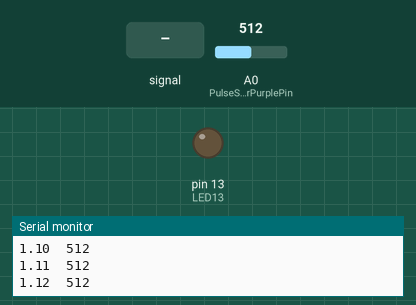
Bench run of a sketch on a simulated Arduino Uno, built with avr-gcc and run on an emulated ATmega328P. On the bench: output pins drawn as LEDs (lit = HIGH), the last lines printed to the serial monitor. Dashed ring = blinking. Inputs (shaded band) come from the test bench; at power-on: A0 (PulseSensorPurplePin) = 512.

Above: at 1.2 s.
1.3 s: A0 (PulseSensorPurplePin) fed a 200 Hz sine of ±81 counts around its level
At 1.64 s:
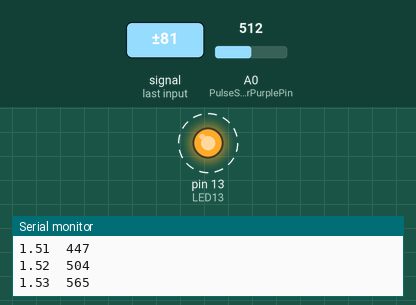
4.3 s: A0 (PulseSensorPurplePin) set to 530
7.3 s: A0 (PulseSensorPurplePin) set to 507
At 8.5 s:
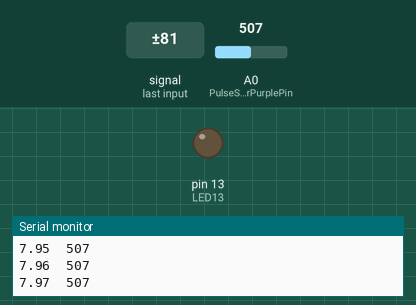
8.8 s: A0 (PulseSensorPurplePin) set to 716
At 9.3 s:
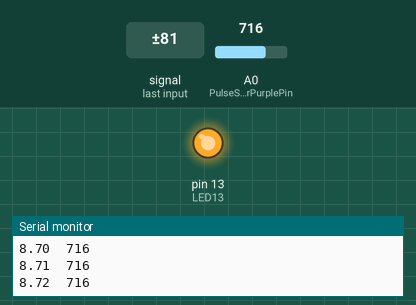
Timing chart, 0 to 11.3 s (numbered marks = the images above; inputs shaded):
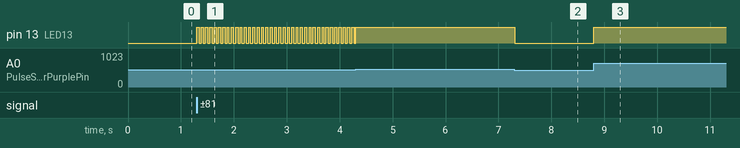

The sketch:

sketch_feb11a.ino
```cpp
/*  PulseSensor™ Starter Project   http://www.pulsesensor.com
 *
This an Arduino project. It's Best Way to Get Started with your PulseSensor™ & Arduino.
-------------------------------------------------------------
1) This shows a live human Heartbeat Pulse.
2) Live visualization in Arduino's Cool "Serial Plotter".
3) Blink an LED on each Heartbeat.
4) This is the direct Pulse Sensor's Signal.
5) A great first-step in troubleshooting your circuit and connections.
6) "Human-readable" code that is newbie friendly."
*/

//  Variables
int PulseSensorPurplePin = 0;        // Pulse Sensor PURPLE WIRE connected to ANALOG PIN 0
int LED13 = 13;   //  The on-board Arduion LED


int Signal;                // holds the incoming raw data. Signal value can range from 0-1024
int Threshold = 520;            // Determine which Signal to "count as a beat", and which to ingore.

// The SetUp Function:
int contador=0;
void setup() {
  pinMode(LED13,OUTPUT);         // pin that will blink to your heartbeat!
   Serial.begin(9600);         // Set's up Serial Communication at certain speed.

}

// The Main Loop Function
void loop() {

  Signal = analogRead(PulseSensorPurplePin);  // Read the PulseSensor's value.
                                              // Assign this value to the "Signal" variable.
   Serial.print(contador*0.01);
   Serial.print("\t");
   Serial.println(Signal);                    // Send the Signal value to Serial Plotter.


   if(Signal >= Threshold){                          // If the signal is above "550", then "turn-on" Arduino's on-Board LED.
     digitalWrite(LED13,HIGH);
   } else {
     digitalWrite(LED13,LOW);                //  Else, the sigal must be below "550", so "turn-off" this LED.
   }

contador++;
delay(10);


}
```

Measured:
- after the input at 1.3 s, pin 13 (LED13): alternates HIGH for 0.04 s and LOW for 0.04 s, starting at once
- after the input at 4.3 s, pin 13 (LED13): goes on until 4.3 s, then stays HIGH
- after the input at 7.3 s, pin 13 (LED13): HIGH → LOW at once
- after the input at 8.8 s, pin 13 (LED13): LOW → HIGH at once
